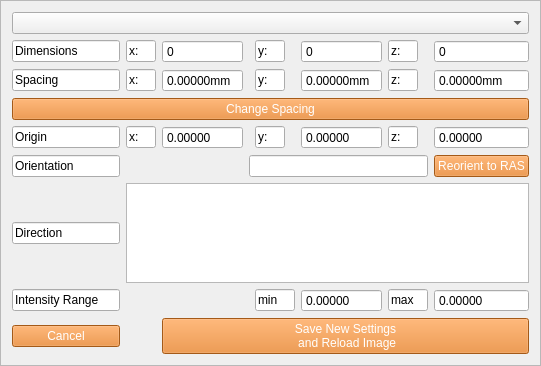
             <widget class="QFrame" name="frame_metadata">
              <property name="frameShape">
               <enum>QFrame::StyledPanel</enum>
              </property>
              <property name="frameShadow">
               <enum>QFrame::Raised</enum>
              </property>
              <layout class="QGridLayout" name="gridLayout_180">
               <item row="2" column="7">
                <widget class="QSpinBox" name="spinBox_dimz">
                 <property name="toolTip">
                  <string>Number of voxels along the z axis of the loaded volume (read-only).</string>
                 </property>
                 <property name="readOnly">
                  <bool>true</bool>
                 </property>
                 <property name="buttonSymbols">
                  <enum>QAbstractSpinBox::NoButtons</enum>
                 </property>
                 <property name="maximum">
                  <number>100000</number>
                 </property>
                </widget>
               </item>
               <item row="8" column="1" colspan="7">
                <widget class="QTextEdit" name="lineEdit_direction">
                 <property name="maximumSize">
                  <size>
                   <width>500</width>
                   <height>100</height>
                  </size>
                 </property>
                </widget>
               </item>
               <item row="5" column="2">
                <widget class="QDoubleSpinBox" name="doubleSpinBox_originx">
                 <property name="toolTip">
                  <string>Volume origin coordinate (mm) along the x axis, read from the file header (read-only).</string>
                 </property>
                 <property name="readOnly">
                  <bool>true</bool>
                 </property>
                 <property name="buttonSymbols">
                  <enum>QAbstractSpinBox::NoButtons</enum>
                 </property>
                 <property name="decimals">
                  <number>5</number>
                 </property>
                 <property name="minimum">
                  <double>-1000.000000000000000</double>
                 </property>
                </widget>
               </item>
               <item row="5" column="6">
                <widget class="QLineEdit" name="lineEdit_42">
                 <property name="maximumSize">
                  <size>
                   <width>30</width>
                   <height>16777215</height>
                  </size>
                 </property>
                 <property name="text">
                  <string>z:</string>
                 </property>
                 <property name="readOnly">
                  <bool>true</bool>
                 </property>
                </widget>
               </item>
               <item row="5" column="5">
                <widget class="QDoubleSpinBox" name="doubleSpinBox_originy">
                 <property name="toolTip">
                  <string>Volume origin coordinate (mm) along the y axis, read from the file header (read-only).</string>
                 </property>
                 <property name="readOnly">
                  <bool>true</bool>
                 </property>
                 <property name="buttonSymbols">
                  <enum>QAbstractSpinBox::NoButtons</enum>
                 </property>
                 <property name="decimals">
                  <number>5</number>
                 </property>
                 <property name="minimum">
                  <double>-1000.000000000000000</double>
                 </property>
                </widget>
               </item>
               <item row="3" column="0">
                <widget class="QLineEdit" name="lineEdit_25">
                 <property name="minimumSize">
                  <size>
                   <width>90</width>
                   <height>0</height>
                  </size>
                 </property>
                 <property name="text">
                  <string>Spacing</string>
                 </property>
                 <property name="readOnly">
                  <bool>false</bool>
                 </property>
                </widget>
               </item>
               <item row="10" column="2" colspan="6">
                <widget class="QPushButton" name="pushButton_SaveMetadata">
                 <property name="toolTip">
                  <string>Writes the edited voxel spacing to the NIfTI file on disk and reloads the volume; shows 'OK' instead when nothing has changed.</string>
                 </property>
                 <property name="styleSheet">
                  <string notr="true"> QPushButton { background-color: #e67e22; color: white; } QPushButton:disabled { background-color: #a9713f; color: #cccccc; }</string>
                 </property>
                 <property name="text">
                  <string>Save New Settings 
 and Reload Image</string>
                 </property>
                </widget>
               </item>
               <item row="5" column="0">
                <widget class="QLineEdit" name="lineEdit_26">
                 <property name="minimumSize">
                  <size>
                   <width>90</width>
                   <height>0</height>
                  </size>
                 </property>
                 <property name="text">
                  <string>Origin</string>
                 </property>
                 <property name="readOnly">
                  <bool>false</bool>
                 </property>
                </widget>
               </item>
               <item row="3" column="1">
                <widget class="QLineEdit" name="lineEdit_35">
                 <property name="maximumSize">
                  <size>
                   <width>30</width>
                   <height>16777215</height>
                  </size>
                 </property>
                 <property name="text">
                  <string>x:</string>
                 </property>
                 <property name="readOnly">
                  <bool>false</bool>
                 </property>
                </widget>
               </item>
               <item row="2" column="5">
                <widget class="QSpinBox" name="spinBox_dimy">
                 <property name="toolTip">
                  <string>Number of voxels along the y axis of the loaded volume (read-only).</string>
                 </property>
                 <property name="readOnly">
                  <bool>true</bool>
                 </property>
                 <property name="buttonSymbols">
                  <enum>QAbstractSpinBox::NoButtons</enum>
                 </property>
                 <property name="maximum">
                  <number>100000</number>
                 </property>
                </widget>
               </item>
               <item row="9" column="4">
                <widget class="QLineEdit" name="lineEdit_44">
                 <property name="maximumSize">
                  <size>
                   <width>40</width>
                   <height>16777215</height>
                  </size>
                 </property>
                 <property name="text">
                  <string>min</string>
                 </property>
                 <property name="readOnly">
                  <bool>true</bool>
                 </property>
                </widget>
               </item>
               <item row="6" column="0">
                <widget class="QLineEdit" name="lineEdit_27">
                 <property name="minimumSize">
                  <size>
                   <width>90</width>
                   <height>0</height>
                  </size>
                 </property>
                 <property name="text">
                  <string>Orientation</string>
                 </property>
                 <property name="readOnly">
                  <bool>true</bool>
                 </property>
                </widget>
               </item>
               <item row="2" column="1">
                <widget class="QLineEdit" name="lineEdit_34">
                 <property name="maximumSize">
                  <size>
                   <width>30</width>
                   <height>16777215</height>
                  </size>
                 </property>
                 <property name="text">
                  <string>x:</string>
                 </property>
                 <property name="readOnly">
                  <bool>false</bool>
                 </property>
                </widget>
               </item>
               <item row="9" column="0">
                <widget class="QLineEdit" name="lineEdit_28">
                 <property name="minimumSize">
                  <size>
                   <width>90</width>
                   <height>0</height>
                  </size>
                 </property>
                 <property name="text">
                  <string>Intensity Range</string>
                 </property>
                 <property name="readOnly">
                  <bool>true</bool>
                 </property>
                </widget>
               </item>
               <item row="3" column="6">
                <widget class="QLineEdit" name="lineEdit_41">
                 <property name="maximumSize">
                  <size>
                   <width>30</width>
                   <height>16777215</height>
                  </size>
                 </property>
                 <property name="text">
                  <string>z:</string>
                 </property>
                 <property name="readOnly">
                  <bool>false</bool>
                 </property>
                </widget>
               </item>
               <item row="3" column="5">
                <widget class="QDoubleSpinBox" name="doubleSpinBox_spacingy">
                 <property name="readOnly">
                  <bool>true</bool>
                 </property>
                 <property name="buttonSymbols">
                  <enum>QAbstractSpinBox::NoButtons</enum>
                 </property>
                 <property name="suffix">
                  <string>mm</string>
                 </property>
                 <property name="decimals">
                  <number>5</number>
                 </property>
                </widget>
               </item>
               <item row="10" column="0">
                <widget class="QPushButton" name="pushButton_cancel_metadata">
                 <property name="toolTip">
                  <string>Close this metadata panel without changing anything.</string>
                 </property>
                 <property name="styleSheet">
                  <string notr="true"> QPushButton { background-color: #e67e22; color: white; } QPushButton:disabled { background-color: #a9713f; color: #cccccc; }</string>
                 </property>
                 <property name="text">
                  <string>Cancel</string>
                 </property>
                </widget>
               </item>
               <item row="3" column="4">
                <widget class="QLineEdit" name="lineEdit_38">
                 <property name="maximumSize">
                  <size>
                   <width>30</width>
                   <height>16777215</height>
                  </size>
                 </property>
                 <property name="text">
                  <string>y:</string>
                 </property>
                 <property name="readOnly">
                  <bool>false</bool>
                 </property>
                </widget>
               </item>
               <item row="9" column="7">
                <widget class="QDoubleSpinBox" name="doubleSpinBox_maxIntensity">
                 <property name="toolTip">
                  <string>Highest voxel intensity value in the loaded volume (read-only).</string>
                 </property>
                 <property name="readOnly">
                  <bool>true</bool>
                 </property>
                 <property name="buttonSymbols">
                  <enum>QAbstractSpinBox::NoButtons</enum>
                 </property>
                 <property name="decimals">
                  <number>5</number>
                 </property>
                </widget>
               </item>
               <item row="2" column="0">
                <widget class="QLineEdit" name="lineEdit_23">
                 <property name="minimumSize">
                  <size>
                   <width>90</width>
                   <height>0</height>
                  </size>
                 </property>
                 <property name="text">
                  <string>Dimensions</string>
                 </property>
                 <property name="readOnly">
                  <bool>false</bool>
                 </property>
                </widget>
               </item>
               <item row="2" column="4">
                <widget class="QLineEdit" name="lineEdit_37">
                 <property name="maximumSize">
                  <size>
                   <width>30</width>
                   <height>16777215</height>
                  </size>
                 </property>
                 <property name="text">
                  <string>y:</string>
                 </property>
                 <property name="readOnly">
                  <bool>false</bool>
                 </property>
                </widget>
               </item>
               <item row="5" column="4">
                <widget class="QLineEdit" name="lineEdit_39">
                 <property name="maximumSize">
                  <size>
                   <width>30</width>
                   <height>16777215</height>
                  </size>
                 </property>
                 <property name="text">
                  <string>y:</string>
                 </property>
                 <property name="readOnly">
                  <bool>false</bool>
                 </property>
                </widget>
               </item>
               <item row="2" column="2">
                <widget class="QSpinBox" name="spinBox_dimx">
                 <property name="toolTip">
                  <string>Number of voxels along the x axis of the loaded volume (read-only).</string>
                 </property>
                 <property name="readOnly">
                  <bool>true</bool>
                 </property>
                 <property name="buttonSymbols">
                  <enum>QAbstractSpinBox::NoButtons</enum>
                 </property>
                 <property name="maximum">
                  <number>100000</number>
                 </property>
                </widget>
               </item>
               <item row="5" column="7">
                <widget class="QDoubleSpinBox" name="doubleSpinBox_originz">
                 <property name="toolTip">
                  <string>Volume origin coordinate (mm) along the z axis, read from the file header (read-only).</string>
                 </property>
                 <property name="readOnly">
                  <bool>true</bool>
                 </property>
                 <property name="buttonSymbols">
                  <enum>QAbstractSpinBox::NoButtons</enum>
                 </property>
                 <property name="decimals">
                  <number>5</number>
                 </property>
                 <property name="minimum">
                  <double>-1000.000000000000000</double>
                 </property>
                </widget>
               </item>
               <item row="9" column="5">
                <widget class="QDoubleSpinBox" name="doubleSpinBox_minIntensity">
                 <property name="toolTip">
                  <string>Lowest voxel intensity value in the loaded volume (read-only).</string>
                 </property>
                 <property name="readOnly">
                  <bool>true</bool>
                 </property>
                 <property name="buttonSymbols">
                  <enum>QAbstractSpinBox::NoButtons</enum>
                 </property>
                 <property name="decimals">
                  <number>5</number>
                 </property>
                </widget>
               </item>
               <item row="5" column="1">
                <widget class="QLineEdit" name="lineEdit_36">
                 <property name="maximumSize">
                  <size>
                   <width>30</width>
                   <height>16777215</height>
                  </size>
                 </property>
                 <property name="text">
                  <string>x:</string>
                 </property>
                 <property name="readOnly">
                  <bool>false</bool>
                 </property>
                </widget>
               </item>
               <item row="9" column="6">
                <widget class="QLineEdit" name="lineEdit_45">
                 <property name="maximumSize">
                  <size>
                   <width>40</width>
                   <height>16777215</height>
                  </size>
                 </property>
                 <property name="text">
                  <string>max</string>
                 </property>
                 <property name="readOnly">
                  <bool>true</bool>
                 </property>
                </widget>
               </item>
               <item row="0" column="0" colspan="8">
                <widget class="QComboBox" name="comboBox"/>
               </item>
               <item row="2" column="6">
                <widget class="QLineEdit" name="lineEdit_40">
                 <property name="maximumSize">
                  <size>
                   <width>30</width>
                   <height>16777215</height>
                  </size>
                 </property>
                 <property name="text">
                  <string>z:</string>
                 </property>
                 <property name="readOnly">
                  <bool>false</bool>
                 </property>
                </widget>
               </item>
               <item row="3" column="2">
                <widget class="QDoubleSpinBox" name="doubleSpinBox_spacingx">
                 <property name="readOnly">
                  <bool>true</bool>
                 </property>
                 <property name="buttonSymbols">
                  <enum>QAbstractSpinBox::NoButtons</enum>
                 </property>
                 <property name="suffix">
                  <string>mm</string>
                 </property>
                 <property name="decimals">
                  <number>5</number>
                 </property>
                </widget>
               </item>
               <item row="3" column="7">
                <widget class="QDoubleSpinBox" name="doubleSpinBox_spacingz">
                 <property name="readOnly">
                  <bool>true</bool>
                 </property>
                 <property name="buttonSymbols">
                  <enum>QAbstractSpinBox::NoButtons</enum>
                 </property>
                 <property name="suffix">
                  <string>mm</string>
                 </property>
                 <property name="decimals">
                  <number>5</number>
                 </property>
                </widget>
               </item>
               <item row="8" column="0">
                <widget class="QLineEdit" name="lineEdit_32">
                 <property name="minimumSize">
                  <size>
                   <width>90</width>
                   <height>0</height>
                  </size>
                 </property>
                 <property name="text">
                  <string>Direction</string>
                 </property>
                 <property name="readOnly">
                  <bool>true</bool>
                 </property>
                </widget>
               </item>
               <item row="6" column="7">
                <widget class="QPushButton" name="pushButton_reorient">
                 <property name="toolTip">
                  <string>Reloads the volume mirrored between RAS and LAS convention (flips left/right). Does not affect the underlying registration or trajectory-planning data, which always stay in RAS.</string>
                 </property>
                 <property name="styleSheet">
                  <string notr="true"> QPushButton { background-color: #e67e22; color: white; } QPushButton:disabled { background-color: #a9713f; color: #cccccc; }</string>
                 </property>
                 <property name="text">
                  <string>Reorient to RAS</string>
                 </property>
                 <property name="checkable">
                  <bool>true</bool>
                 </property>
                 <property name="checked">
                  <bool>false</bool>
                 </property>
                </widget>
               </item>
               <item row="4" column="0" colspan="8">
                <widget class="QPushButton" name="pushButton_changeSpacing">
                 <property name="toolTip">
                  <string>Open a popup to stage a new voxel spacing before saving it to the file.</string>
                 </property>
                 <property name="styleSheet">
                  <string notr="true"> QPushButton { background-color: #e67e22; color: white; } QPushButton:disabled { background-color: #a9713f; color: #cccccc; }</string>
                 </property>
                 <property name="text">
                  <string>Change Spacing</string>
                 </property>
                </widget>
               </item>
               <item row="6" column="3" colspan="4">
                <widget class="QLineEdit" name="lineEdit_DicomOrient">
                 <property name="readOnly">
                  <bool>true</bool>
                 </property>
                </widget>
               </item>
              </layout>
             </widget>
